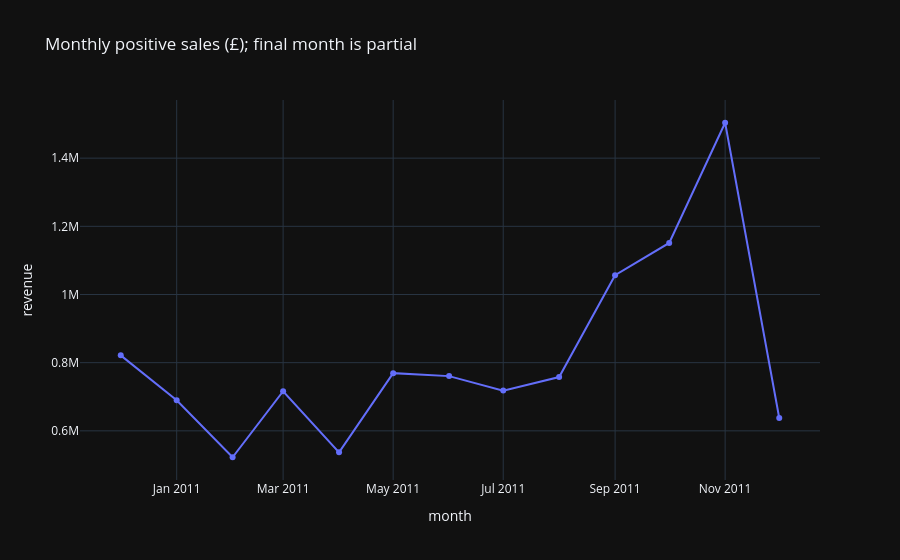
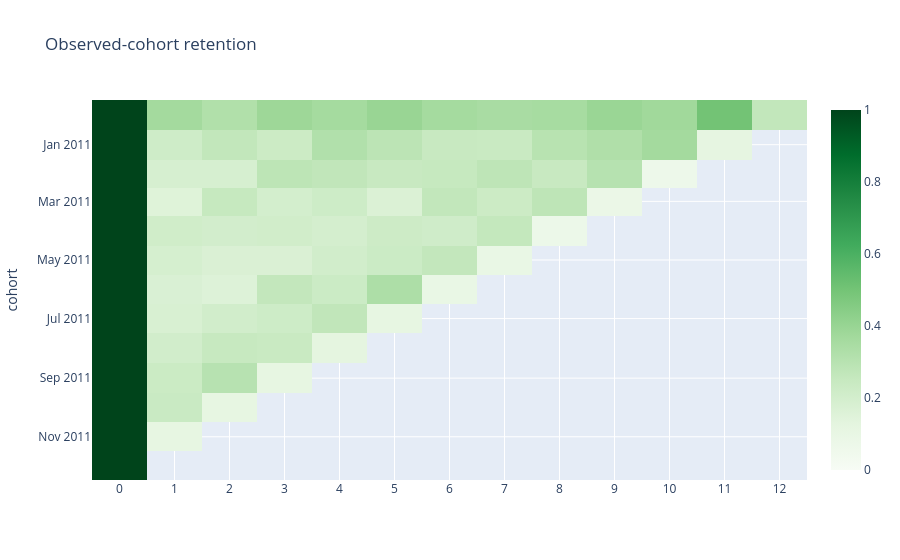

The cell these charts' notebook holds for them, in order:
### Markdown cell above
## 2. Sales patterns and observed-cohort retention
December 2011 is partial, so its total cannot be compared directly with complete months. Cohorts start at the first **observed** purchase; blank future months are unobservable, not zero retention.

### Code cell
monthly = pd.read_csv(DATA / 'monthly.csv')
display(monthly)
display(px.line(monthly, x='month', y='revenue', markers=True, title='Monthly positive sales (£); final month is partial', template='plotly_dark'))
cohorts = pd.read_csv(DATA / 'cohorts.csv').set_index('cohort')
display(px.imshow(cohorts, aspect='auto', zmin=0, zmax=1, title='Observed-cohort retention', color_continuous_scale='Greens'))

### Figure 1 — Plotly figure (JSON) as saved in the notebook; plotly's stock layout.template omitted (floating-point values rounded to 4 significant figures)
{"data": [{"hovertemplate": "month=%{x}<br>revenue=%{y}<extra></extra>", "legendgroup": "", "line": {"color": "#636efa", "dash": "solid"}, "marker": {"symbol": "circle"}, "mode": "lines+markers", "name": "", "orientation": "v", "showlegend": false, "type": "scatter", "x": ["2010-12", "2011-01", "2011-02", "2011-03", "2011-04", "2011-05", "2011-06", "2011-07", "2011-08", "2011-09", "2011-10", "2011-11", "2011-12"], "xaxis": "x", "y": [821500.0, 689800.0, 522500.0, 716200.0, 537000.0, 769300.0, 760500.0, 718100.0, 757800.0, 1056000.0, 1151000.0, 1504000.0, 637800.0], "yaxis": "y"}], "layout": {"legend": {"tracegroupgap": 0}, "title": {"text": "Monthly positive sales (£); final month is partial"}, "xaxis": {"anchor": "y", "domain": [0.0, 1.0], "title": {"text": "month"}}, "yaxis": {"anchor": "x", "domain": [0.0, 1.0], "title": {"text": "revenue"}}}}

### Figure 2 — Plotly figure (JSON) as saved in the notebook; plotly's stock layout.template omitted (floating-point values rounded to 4 significant figures; data arrays with more than 128 entries replaced by an {"elided": "..."} marker saying what was removed)
{"data": [{"coloraxis": "coloraxis", "hovertemplate": "x: %{x}<br>cohort: %{y}<br>color: %{z}<extra></extra>", "name": "0", "type": "heatmap", "x": ["0", "1", "2", "3", "4", "5", "6", "7", "8", "9", "10", "11", "12"], "xaxis": "x", "y": ["2010-12", "2011-01", "2011-02", "2011-03", "2011-04", "2011-05", "2011-06", "2011-07", "2011-08", "2011-09", "2011-10", "2011-11", "2011-12"], "yaxis": "y", "z": {"elided": "13x13 float values"}}], "layout": {"coloraxis": {"cmax": 1, "cmin": 0, "colorscale": [[0.0, "rgb(247,252,245)"], [0.125, "rgb(229,245,224)"], [0.25, "rgb(199,233,192)"], [0.375, "rgb(161,217,155)"], [0.5, "rgb(116,196,118)"], [0.625, "rgb(65,171,93)"], [0.75, "rgb(35,139,69)"], [0.875, "rgb(0,109,44)"], [1.0, "rgb(0,68,27)"]]}, "title": {"text": "Observed-cohort retention"}, "xaxis": {"anchor": "y", "domain": [0.0, 1.0]}, "yaxis": {"anchor": "x", "autorange": "reversed", "domain": [0.0, 1.0], "title": {"text": "cohort"}}}}
